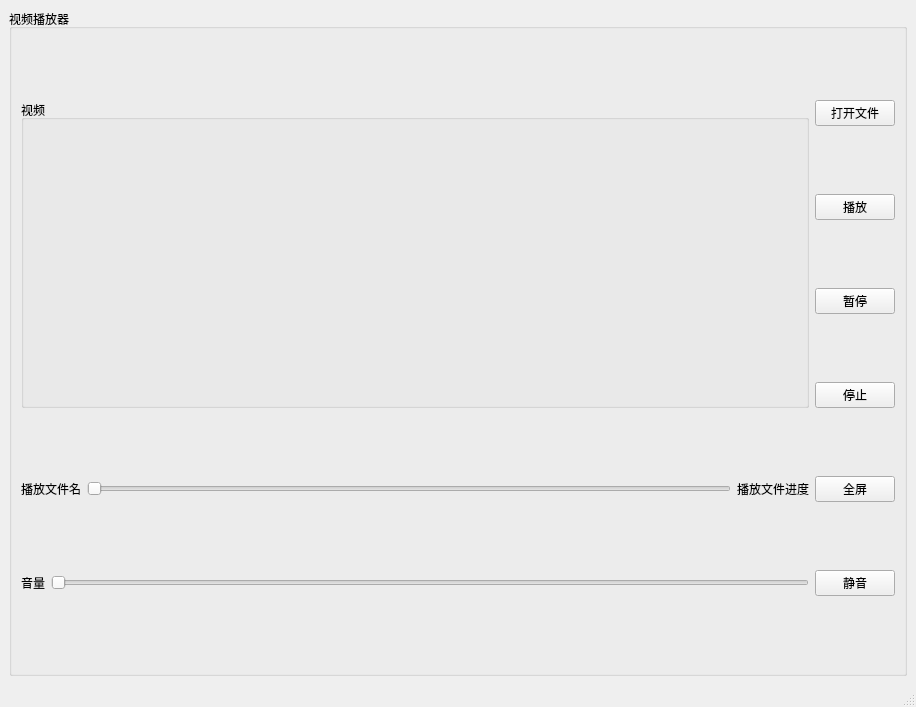
<?xml version="1.0" encoding="UTF-8"?>
<ui version="4.0">
 <class>MainWindow</class>
 <widget class="QMainWindow" name="MainWindow">
  <property name="geometry">
   <rect>
    <x>0</x>
    <y>0</y>
    <width>916</width>
    <height>707</height>
   </rect>
  </property>
  <property name="windowTitle">
   <string/>
  </property>
  <widget class="QWidget" name="centralwidget">
   <layout class="QHBoxLayout" name="horizontalLayout_4">
    <item>
     <widget class="QGroupBox" name="groupBox">
      <property name="title">
       <string>视频播放器</string>
      </property>
      <layout class="QGridLayout" name="gridLayout">
       <item row="3" column="1">
        <widget class="QPushButton" name="btnStop">
         <property name="text">
          <string>停止</string>
         </property>
        </widget>
       </item>
       <item row="4" column="0">
        <layout class="QHBoxLayout" name="horizontalLayout">
         <item>
          <widget class="QLabel" name="labCurMedia">
           <property name="text">
            <string>播放文件名</string>
           </property>
          </widget>
         </item>
         <item>
          <widget class="QSlider" name="test">
           <property name="orientation">
            <enum>Qt::Horizontal</enum>
           </property>
          </widget>
         </item>
         <item>
          <widget class="QLabel" name="LabRatio">
           <property name="text">
            <string>播放文件进度</string>
           </property>
          </widget>
         </item>
        </layout>
       </item>
       <item row="1" column="1">
        <widget class="QPushButton" name="btnPlay">
         <property name="text">
          <string>播放</string>
         </property>
        </widget>
       </item>
       <item row="0" column="0" rowspan="4">
        <widget class="QGroupBox" name="groupBox_2">
         <property name="title">
          <string>视频</string>
         </property>
         <layout class="QHBoxLayout" name="horizontalLayout_3">
          <item>
           <widget class="QMyVideoWidget" name="videowidget" native="true"/>
          </item>
         </layout>
        </widget>
       </item>
       <item row="5" column="0">
        <layout class="QHBoxLayout" name="horizontalLayout_2">
         <item>
          <widget class="QLabel" name="label">
           <property name="text">
            <string>音量</string>
           </property>
          </widget>
         </item>
         <item>
          <widget class="QSlider" name="sliderVolumn">
           <property name="orientation">
            <enum>Qt::Horizontal</enum>
           </property>
          </widget>
         </item>
        </layout>
       </item>
       <item row="0" column="1">
        <widget class="QPushButton" name="btnAdd">
         <property name="text">
          <string>打开文件</string>
         </property>
        </widget>
       </item>
       <item row="2" column="1">
        <widget class="QPushButton" name="btnPause">
         <property name="text">
          <string>暂停</string>
         </property>
        </widget>
       </item>
       <item row="4" column="1">
        <widget class="QPushButton" name="pushButton">
         <property name="text">
          <string>全屏</string>
         </property>
        </widget>
       </item>
       <item row="5" column="1">
        <widget class="QPushButton" name="btnSound">
         <property name="text">
          <string>静音</string>
         </property>
        </widget>
       </item>
      </layout>
     </widget>
    </item>
   </layout>
  </widget>
  <widget class="QStatusBar" name="statusbar"/>
 </widget>
 <customwidgets>
  <customwidget>
   <class>QMyVideoWidget</class>
   <extends>QWidget</extends>
   <header location="global">qmyvideowidget.h</header>
   <container>1</container>
  </customwidget>
 </customwidgets>
 <resources/>
 <connections/>
</ui>
